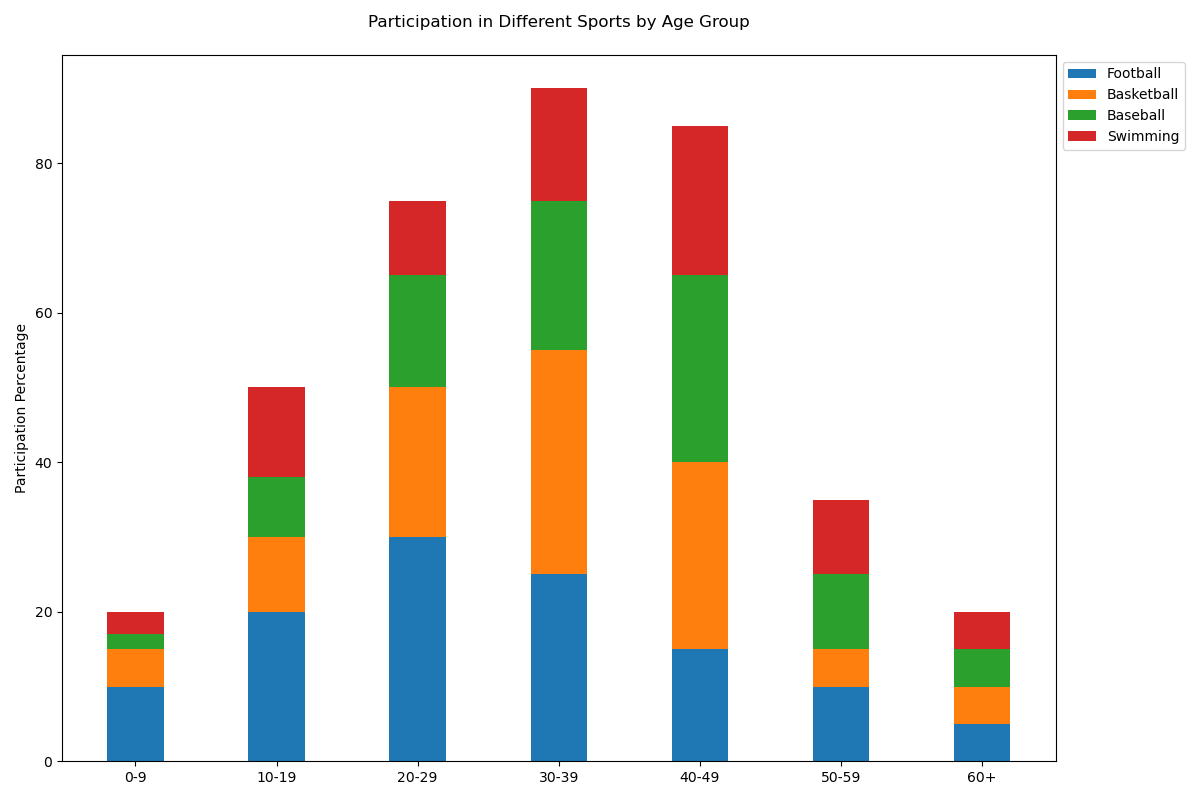

Python code for this plot:

import matplotlib.pyplot as plt
import numpy as np

# Data
labels = ['0-9', '10-19', '20-29', '30-39', '40-49', '50-59', '60+']
football = [10, 20, 30, 25, 15, 10, 5]
basketball = [5, 10, 20, 30, 25, 5, 5]
baseball = [2, 8, 15, 20, 25, 10, 5]
swimming = [3, 12, 10, 15, 20, 10, 5]

# Plotting
width = 0.4  # width of the bars
ind = np.arange(len(labels))  # the x locations for the groups

fig, ax = plt.subplots(figsize=(12, 8))

p1 = ax.bar(ind, football, width, color='#1f77b4', label='Football')
p2 = ax.bar(ind, basketball, width, bottom=np.array(football), color='#ff7f0e', label='Basketball')
p3 = ax.bar(ind, baseball, width, bottom=np.array(football) + np.array(basketball), color='#2ca02c', label='Baseball')
p4 = ax.bar(ind, swimming, width, bottom=np.array(football) + np.array(basketball) + np.array(baseball), color='#d62728', label='Swimming')

# Add labels
ax.set_ylabel('Participation Percentage')
ax.set_title('Participation in Different Sports by Age Group', pad=20)
ax.set_xticks(ind)
ax.set_xticklabels(labels)
ax.legend(loc='upper left', bbox_to_anchor=(1, 1))

# Display the plot
plt.tight_layout()
plt.show()
